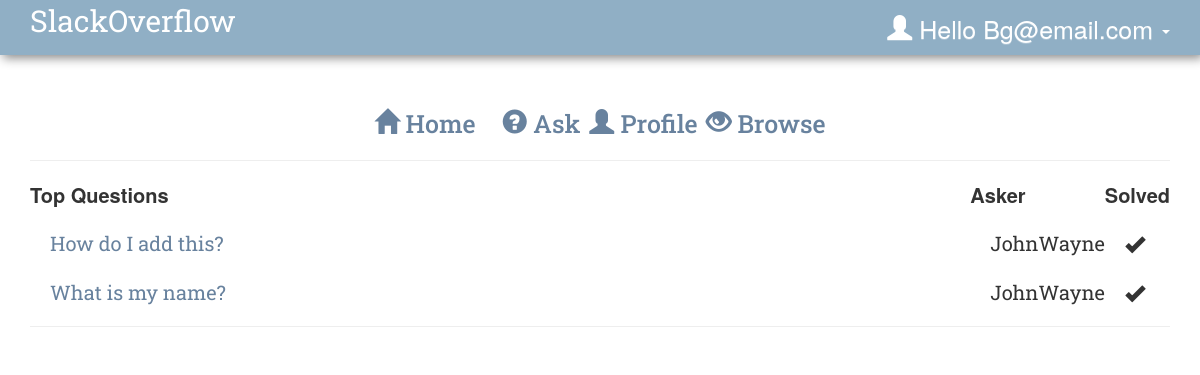
The app's page /home.php (signed in) with its own data.
### tables this page shows
CREATE TABLE `users` (
  `user_id` int(11) NOT NULL,
  `user_name` varchar(255) NOT NULL,
  `user_email` varchar(60) NOT NULL,
  `user_pass` varchar(255) NOT NULL
);

CREATE TABLE `questions` (
  `question_id` int(11) NOT NULL,
  `question_title` varchar(100) NOT NULL,
  `question` varchar(5000) NOT NULL,
  `asker_id` int(11) NOT NULL,
  `answer_id` int(11) DEFAULT NULL,
  `is_solved` tinyint(1) DEFAULT NULL
);

### class.user.php (called while the page is built, shortened)
<?php
class USER
{
	private $conn;
	public function __construct()
	{
		$database = new Database();
		$db = $database->dbConnection();
		$this->conn = $db;
    }
	public function runQuery($sql)
	{
		$stmt = $this->conn->prepare($sql);
		return $stmt;
	}
}
?>

### home.php (the view, shortened to what this page needs)
<?php
require_once("class.user.php");
$auth_user = new USER();
$user_id = $_SESSION['user_session'];
$stmt = $auth_user->runQuery("SELECT * FROM users WHERE user_id=:user_id");
$stmt->execute(array(":user_id"=>$user_id));
$userRow=$stmt->fetch(PDO::FETCH_ASSOC);
function printCheck()
{
  return "<span class='glyphicon glyphicon-ok'></span>";
}
function Solved($solved)
{
  if($solved == 1)
  {
    return printX();
  }
  else{
    return printCheck();
  }
}
?>
<!DOCTYPE html PUBLIC "-//W3C//DTD XHTML 1.0 Transitional//EN" "http://www.w3.org/TR/xhtml1/DTD/xhtml1-transitional.dtd">
<html xmlns="http://www.w3.org/1999/xhtml">
<head>
  <link href="bootstrap/css/bootstrap.min.css" rel="stylesheet" media="screen">
  <link href="bootstrap/css/bootstrap-theme.min.css" rel="stylesheet" media="screen">
  <link rel="stylesheet" href="style.css" type="text/css"  />
</head>
<body>
<nav class="navbar navbar-default navbar-fixed-top">
  <div class="container">
    <div class="navbar-header">
      <a class="logo" href="home.php">SlackOverflow</a>
    </div>
    <div id="navbar" class="navbar-collapse collapse">
      <ul class="nav navbar-nav navbar-right">
        <li class="dropdown">
          <a href="#" id="dropdown" data-toggle="dropdown" role="button" aria-haspopup="true" aria-expanded="false">
            <span class="glyphicon glyphicon-user"></span>&nbsp;Hello <?php echo $userRow['user_email']; ?>&nbsp;<span class="caret"></span></a>
        </li>
      </ul>
    </div>
  </div>
</nav>
<div class="container-fluid" style="margin-top:80px;">
    <div class="container">
        <h1 id="secondLevelLinks">
          <a href="home.php"><span class="glyphicon glyphicon-home"></span> Home</a> &nbsp;
          <a href="ask.php"><span class="glyphicon glyphicon-question-sign"></span> Ask</a>
          <a href="profile.php"><span class="glyphicon glyphicon-user"></span> Profile</a>
          <a href="browse.php"><span class="glyphicon glyphicon-eye-open"></span> Browse</a>
          </h1>
       	<hr />
        <?php
        $servername = "localhost";
        $username = "root";
        $password = "";
        $dbname = "slackoverflow";
        $conn = new mysqli($servername, $username, $password, $dbname);
        $sql = "SELECT question_title, question, question_id, asker_id, answer_id, user_id, user_name, is_solved FROM questions join users on asker_id=user_id";
        $result = $conn->query($sql);
                echo "<table class=\"questionTable\">
                <th class=\"header\">Top Questions</th>
                <th class=\"header\">Asker</th>
                <th class=\"header\">Solved</th>";
          if($result->num_rows > 0)
        {
            while($row = $result->fetch_assoc())
            {
                $solved = is_null($row["is_solved"]);
                    echo "<tr>
                    <td>
                    <a href=\"answer.php?q_id=".$row["question_id"]. "\">
                    ".$row["question_title"]."
                    </a>
                    </td>
                    <td>"
                    .$row["user_name"].
                    "</td>";
                    echo "<td>"
                    .Solved($solved).
                    "</td>
                    </tr>";
      }
    }
    echo "</table>";
    ?>
    <hr>
</body>
</html>

### style.css (style rules this page uses)
body { background:white; }
.navbar { background: #90afc5; box-shadow: 3px 3px 10px #888888; border: none; }
.logo { font-family:'Roboto Slab', serif; font-size: 30px; color: white; }
#dropdown { color: white; }
a { color: #68829e; font-size: 25px; }
#secondLevelLinks { text-align: center; }
h1 { font-family:'Roboto Slab',Verdana, Geneva, sans-serif; color: #68829e; }
.questionTable { font-size: 20px; width: 100%; }
.questionTable td,tr { text-align: left; padding-top: 20px; padding-left: 20px; }
.questionTable a { font-size: 20px; }
.header { text-align: left; }
td { font-family: 'Roboto Slab'; width: 100%; }

### records on screen
users: user_email "Bg@email.com"
questions: question_title "How do I add this?", asker.user_name "JohnWayne"
questions: question_title "What is my name?", asker.user_name "JohnWayne"
